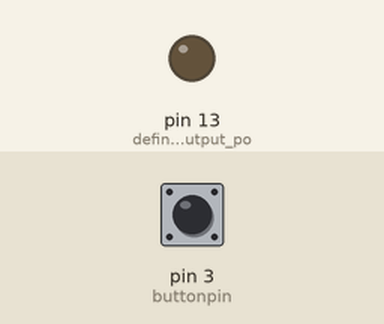
Recording of a sketch running on a simulated Arduino Uno, built with avr-gcc and run on an emulated ATmega328P. On the bench: output pins drawn as LEDs (lit = HIGH). Inputs (shaded band) come from the test bench; at power-on: pin 3 (buttonpin) LOW.

Above: at 1.2 s.
1.3 s: pin 3 (buttonpin) pulled HIGH for 0.15 s
At 1.37 s:
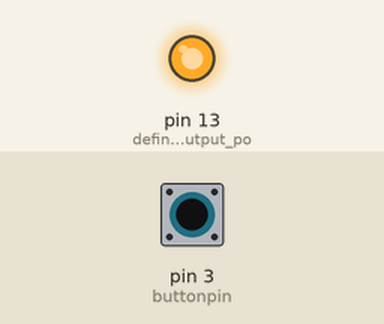
2.9 s: pin 3 (buttonpin) pulled HIGH for 3.2 s
At 7.3 s:
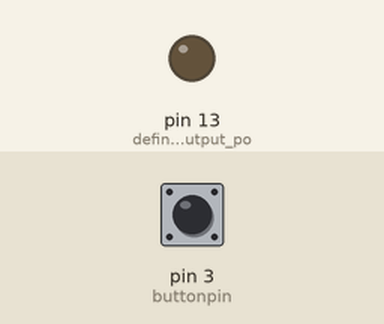
Timing chart, 0 to 8.8 s (numbered marks = the images above; inputs shaded):
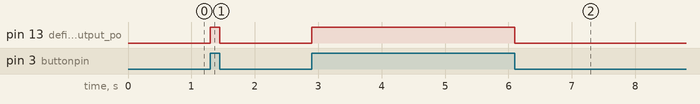

The sketch:

switch_module.ino
```cpp
int buttonpin=3; //define switch port
;int  val;//define digital variable val
void  setup()
{
  pinMode(LED_BUILTIN,OUTPUT);//define LED as a output port
  pinMode(buttonpin,INPUT);//define switch as a output port
}
void  loop()
{
  val=digitalRead(buttonpin);//read the value of the digital interface 3 assigned to val
  if(val==HIGH)//when the switch sensor have signal, LED blink
  {
    digitalWrite(LED_BUILTIN,HIGH);
  }
  else
  {
     digitalWrite(LED_BUILTIN,LOW);
  }
}
```

Measured:
- after the input at 1.3 s, pin 13 (define_LED_as_a_output_po): LOW → HIGH at once, → LOW 0.15 s later
- after the input at 2.9 s, pin 13 (define_LED_as_a_output_po): LOW → HIGH at once, → LOW 3.2 s later
